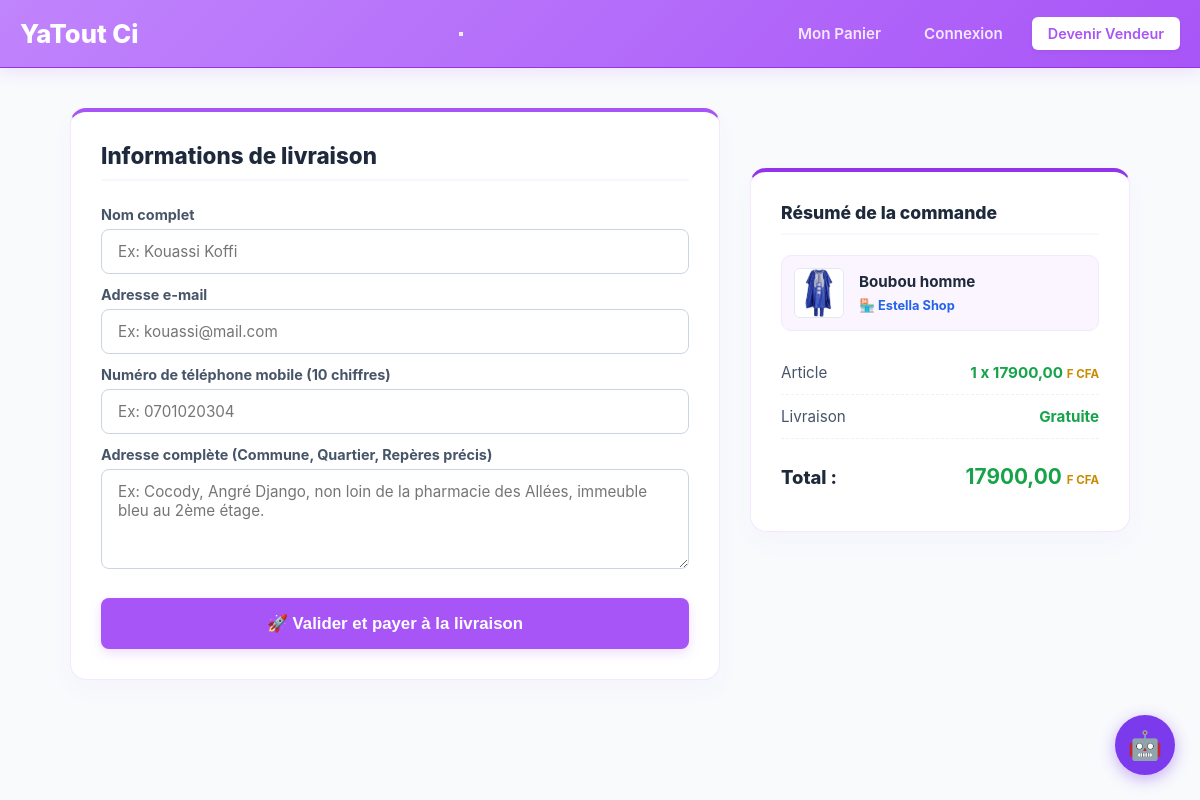
The page /commande/directe/5/ on the database its author committed.
### shop/models.py (models this page shows, shortened)
class Produit(models.Model):
    vendeur = models.ForeignKey(Vendeur, on_delete=models.CASCADE, related_name='produits')
    nom = models.CharField(max_length=255)
    description = models.TextField()
    prix = models.DecimalField(max_digits=10, decimal_places=2)
    ancien_prix = models.DecimalField(max_digits=10, decimal_places=2, blank=True, null=True)
    image = models.ImageField(upload_to='produits/', blank=True, null=True)
    stock = models.PositiveIntegerField(default=10)
    date_ajout = models.DateTimeField(auto_now_add=True)

class Vendeur(models.Model):
    CHOIX_DEVISES = [
        ('EUR', 'Euro (€)'),
        ('USD', 'Dollar US ($)'),
        ('MAD', 'Dirham Marocain (DH)'),
        ('XOF', 'F cfa '),
        ('CAD', 'Dollar Canadien ($CA)'),
    ]
    user = models.OneToOneField(User, on_delete=models.CASCADE)
    nom_boutique = models.CharField(max_length=255)
    description = models.TextField(blank=True)
    devise = models.CharField(max_length=3, choices=CHOIX_DEVISES, default='EUR')
    date_creation = models.DateTimeField(auto_now_add=True)

### shop/views.py (the view, shortened to what this page needs)
# urls.py: path('commande/directe/<int:pk>/', views.passer_commande, name='passer_commande'),  # Article unique
def passer_commande(request, pk):
    produit = get_object_or_404(Produit, pk=pk)
    if produit.stock <= 0:
        messages.error(request, "Désolé, ce produit est en rupture de stock !")
        return redirect('detail_produit', pk=produit.pk)
    return render(request, 'shop/passer_commande.html', {'produit': produit})

### shop/templates/shop/passer_commande.html (shortened to what this page needs)
{% extends 'shop/base.html' %}
{% block content %}
<div class="checkout-container">
    <div class="checkout-layout">
        <div class="checkout-form-section">
            <h2 class="section-title">Informations de livraison</h2>
            <form method="POST">
                <div class="form-group">
                    <label class="form-label" for="nom">Nom complet</label>
                    <input class="form-input" type="text" id="nom" name="nom" placeholder="Ex: Kouassi Koffi" required>
                </div>
                <div class="form-group">
                    <label class="form-label" for="email">Adresse e-mail</label>
                    <input class="form-input" type="email" id="email" name="email" placeholder="Ex: kouassi@mail.com" required>
                </div>
                <div class="form-group">
                    <label class="form-label" for="telephone">Numéro de téléphone mobile (10 chiffres)</label>
                    <input
                        class="form-input"
                        type="tel"
                        id="telephone"
                        name="telephone"
                        placeholder="Ex: 0701020304"
                        pattern="[0-9]{10}"
                        maxlength="10"
                        title="Veuillez entrer un numéro de téléphone ivoirien valide à 10 chiffres"
                        required>
                </div>
                <div class="form-group">
                    <label class="form-label" for="adresse">Adresse complète (Commune, Quartier, Repères précis)</label>
                    <textarea
                        class="form-input"
                        id="adresse"
                        name="adresse"
                        placeholder="Ex: Cocody, Angré Django, non loin de la pharmacie des Allées, immeuble bleu au 2ème étage."
                        required></textarea>
                </div>
                <button type="submit" class="btn-submit-order">🚀 Valider et payer à la livraison</button>
            </form>
        </div>
        <div class="checkout-summary-section">
            <h3 class="section-title" style="font-size: 1.1rem; margin-bottom: 20px;">Résumé de la commande</h3>
            <div class="prod-mini-card">
                <div class="prod-mini-img">
                    {% if produit.image %}
                        <img src="{{ produit.image.url }}" alt="{{ produit.nom }}">
                    {% else %}
                        <span style="font-size: 1.8rem;">📦</span>
                    {% endif %}
                </div>
                <div class="prod-mini-details">
                    <h4>{{ produit.nom }}</h4>
                    <span class="prod-mini-shop">🏪 {{ produit.vendeur.nom_boutique }}</span>
                </div>
            </div>
            <div class="summary-row">
                <span>Article</span>
                <span class="checkout-price-amount">
                    1 x {{ produit.prix }} <span class="checkout-currency-small">{{ produit.vendeur.get_devise_display }}</span>
                </span>
            </div>
            <div class="summary-row">
                <span>Livraison</span>
                <span class="checkout-free-delivery">Gratuite</span>
            </div>
            <div class="summary-row summary-total">
                <span>Total :</span>
                <span class="checkout-price-amount">
                    {{ produit.prix }} <span class="checkout-currency-small">{{ produit.vendeur.get_devise_display }}</span>
                </span>
            </div>
        </div>
    </div>
</div>
{% endblock %}

### shop/static/shop/js/css/style.css (style rules this page uses)
* { box-sizing: border-box; margin: 0; padding: 0; }
.checkout-container { max-width: 1100px; margin: 40px auto; padding: 0 20px; }
.checkout-layout { display: grid; grid-template-columns: 1fr 380px; gap: 30px; align-items: start; }
.checkout-form-section, .checkout-summary-section { background: #ffffff; border-radius: 16px; padding: 30px; border: 1px solid #f3e8ff; box-shadow: 0 10px 25px rgba(168, 85, 247, 0.03); }
.checkout-form-section { border-top: 4px solid #a855f7; }
.checkout-summary-section { border-top: 4px solid #9333ea; position: sticky; top: 100px; }
.section-title { font-size: 1.4rem; font-weight: 800; color: #1e293b; margin-bottom: 25px; padding-bottom: 10px; border-bottom: 2px solid #faf5ff; }
.form-group { margin-bottom: 20px; }
.form-label { display: block; font-size: 0.9rem; font-weight: 700; color: #475569; margin-bottom: 6px; }
.form-input { width: 100%; padding: 12px 16px; border: 1px solid #cbd5e1; border-radius: 8px; font-size: 0.95rem; color: #1e293b; background-color: #ffffff; font-family: inherit; transition: all 0.2s ease; }
textarea.form-input { min-height: 100px; resize: vertical; }
.btn-submit-order { display: block; width: 100%; background-color: #a855f7; color: #ffffff; border: none; padding: 15px; border-radius: 8px; font-size: 1.05rem; font-weight: 700; cursor: pointer; margin-top: 25px; box-shadow: 0 4px 12px rgba(168, 85, 247, 0.2); transition: all 0.2s ease; }
.prod-mini-card { display: flex; gap: 15px; align-items: center; background-color: #faf5ff; padding: 12px; border-radius: 10px; border: 1px solid #f3e8ff; margin-bottom: 20px; }
.prod-mini-img { width: 50px; height: 50px; background: #ffffff; border-radius: 6px; display: flex; align-items: center; justify-content: center; border: 1px solid #e2e8f0; overflow: hidden; }
.prod-mini-img img { max-width: 100%; max-height: 100%; object-fit: contain; }
.prod-mini-details h4 { font-size: 0.95rem; font-weight: 700; color: #1e293b; margin-bottom: 3px; }
.prod-mini-shop { font-size: 0.8rem; color: #2563eb; font-weight: 700; }
.summary-row { display: flex; justify-content: space-between; align-items: center; padding: 12px 0; border-bottom: 1px dashed #edf2f7; font-size: 0.95rem; color: #475569; }
.checkout-price-amount { font-weight: 700; color: #16a34a; }
.checkout-free-delivery { color: #16a34a; font-weight: 700; }
.checkout-currency-small { color: #ca8a04; font-size: 0.72rem; font-weight: 700; text-transform: uppercase; }
.summary-total { border-bottom: none; margin-top: 10px; padding-top: 15px; font-size: 1.15rem; font-weight: 800; color: #1e293b; }
.summary-total .checkout-price-amount { font-size: 1.3rem; }
.form-group { margin-bottom: 12px; }
html { scroll-behavior: smooth; }

### rows shown on the page
Produit: image (picture), nom "Boubou homme", vendeur.nom_boutique "Estella Shop", prix "17900,00", vendeur.devise "F CFA"
